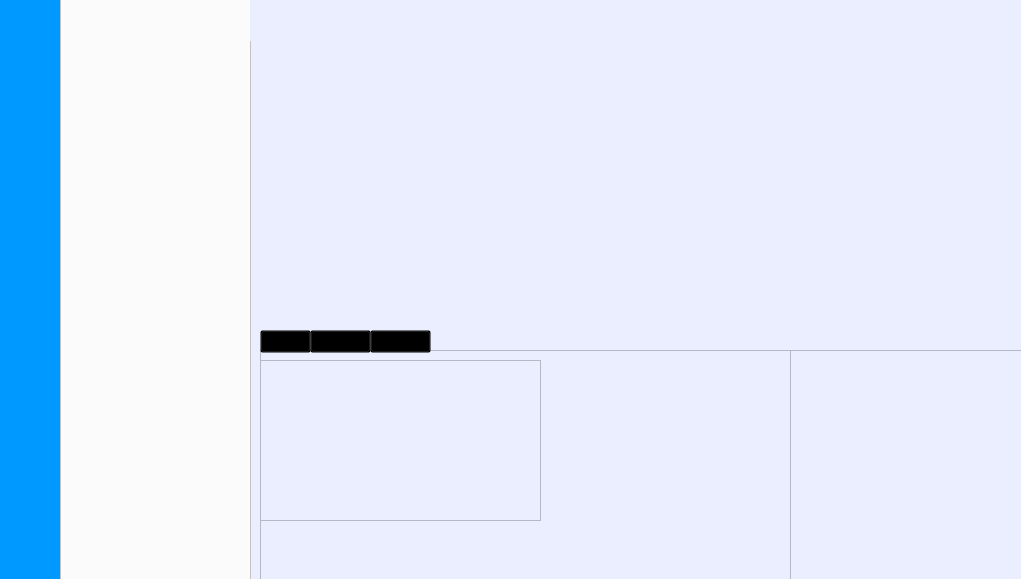
<?xml version="1.0" encoding="UTF-8"?>
<ui version="4.0">
 <class>chat</class>
 <widget class="QWidget" name="chat">
  <property name="geometry">
   <rect>
    <x>0</x>
    <y>0</y>
    <width>1021</width>
    <height>579</height>
   </rect>
  </property>
  <property name="windowTitle">
   <string>QQ</string>
  </property>
  <property name="windowIcon">
   <iconset resource="images.qrc">
    <normaloff>:/src_pic/QQ.jpg</normaloff>:/src_pic/QQ.jpg</iconset>
  </property>
  <property name="styleSheet">
   <string notr="true">background-color: rgb(234, 238, 255);</string>
  </property>
  <widget class="QListWidget" name="listWidget">
   <property name="geometry">
    <rect>
     <x>60</x>
     <y>-10</y>
     <width>191</width>
     <height>601</height>
    </rect>
   </property>
   <property name="styleSheet">
    <string notr="true">background-color: rgb(251, 251, 251);</string>
   </property>
   <property name="verticalScrollBarPolicy">
    <enum>Qt::ScrollBarPolicy::ScrollBarAlwaysOff</enum>
   </property>
   <property name="horizontalScrollBarPolicy">
    <enum>Qt::ScrollBarPolicy::ScrollBarAlwaysOff</enum>
   </property>
  </widget>
  <widget class="QPushButton" name="pushButton_message">
   <property name="geometry">
    <rect>
     <x>0</x>
     <y>130</y>
     <width>61</width>
     <height>41</height>
    </rect>
   </property>
   <property name="styleSheet">
    <string notr="true">border:none;background:transparent;</string>
   </property>
   <property name="text">
    <string/>
   </property>
   <property name="icon">
    <iconset resource="images.qrc">
     <normaloff>:/src_pic/message.png</normaloff>:/src_pic/message.png</iconset>
   </property>
   <property name="iconSize">
    <size>
     <width>40</width>
     <height>40</height>
    </size>
   </property>
  </widget>
  <widget class="QPushButton" name="pushButton_setting">
   <property name="geometry">
    <rect>
     <x>0</x>
     <y>490</y>
     <width>61</width>
     <height>41</height>
    </rect>
   </property>
   <property name="font">
    <font>
     <fontweight>DemiBold</fontweight>
    </font>
   </property>
   <property name="styleSheet">
    <string notr="true">border:none;background:transparent;</string>
   </property>
   <property name="text">
    <string/>
   </property>
   <property name="icon">
    <iconset resource="images.qrc">
     <normaloff>:/src_pic/setting.png</normaloff>:/src_pic/setting.png</iconset>
   </property>
   <property name="iconSize">
    <size>
     <width>35</width>
     <height>35</height>
    </size>
   </property>
  </widget>
  <widget class="QLabel" name="label_2">
   <property name="geometry">
    <rect>
     <x>-10</x>
     <y>-10</y>
     <width>71</width>
     <height>601</height>
    </rect>
   </property>
   <property name="styleSheet">
    <string notr="true">background-color: rgb(0, 153, 255);</string>
   </property>
   <property name="text">
    <string/>
   </property>
  </widget>
  <widget class="QTextEdit" name="textEdit">
   <property name="geometry">
    <rect>
     <x>260</x>
     <y>350</y>
     <width>532</width>
     <height>231</height>
    </rect>
   </property>
   <property name="font">
    <font>
     <pointsize>12</pointsize>
    </font>
   </property>
   <property name="styleSheet">
    <string notr="true">background-color: rgb(234, 238, 255);</string>
   </property>
  </widget>
  <widget class="QPushButton" name="pushButton_qqSpace">
   <property name="geometry">
    <rect>
     <x>0</x>
     <y>250</y>
     <width>61</width>
     <height>41</height>
    </rect>
   </property>
   <property name="styleSheet">
    <string notr="true">border:none;background:transparent;</string>
   </property>
   <property name="text">
    <string/>
   </property>
   <property name="icon">
    <iconset resource="images.qrc">
     <normaloff>:/src_pic/qq_space.png</normaloff>:/src_pic/qq_space.png</iconset>
   </property>
   <property name="iconSize">
    <size>
     <width>40</width>
     <height>40</height>
    </size>
   </property>
  </widget>
  <widget class="QPushButton" name="pushButton_group">
   <property name="geometry">
    <rect>
     <x>0</x>
     <y>200</y>
     <width>61</width>
     <height>31</height>
    </rect>
   </property>
   <property name="styleSheet">
    <string notr="true">border:none;
background:transparent;</string>
   </property>
   <property name="text">
    <string/>
   </property>
   <property name="icon">
    <iconset resource="images.qrc">
     <normaloff>:/src_pic/friends.png</normaloff>:/src_pic/friends.png</iconset>
   </property>
   <property name="iconSize">
    <size>
     <width>30</width>
     <height>30</height>
    </size>
   </property>
  </widget>
  <widget class="QLabel" name="label_showName">
   <property name="geometry">
    <rect>
     <x>250</x>
     <y>0</y>
     <width>761</width>
     <height>41</height>
    </rect>
   </property>
   <property name="font">
    <font>
     <pointsize>15</pointsize>
    </font>
   </property>
   <property name="styleSheet">
    <string notr="true">background-color: rgb(234, 238, 255);</string>
   </property>
   <property name="text">
    <string/>
   </property>
   <property name="alignment">
    <set>Qt::AlignmentFlag::AlignCenter</set>
   </property>
  </widget>
  <widget class="QListWidget" name="listWidget_group_member">
   <property name="geometry">
    <rect>
     <x>790</x>
     <y>350</y>
     <width>311</width>
     <height>231</height>
    </rect>
   </property>
   <property name="styleSheet">
    <string notr="true">background-color: rgb(234, 238, 255);</string>
   </property>
  </widget>
  <widget class="QPushButton" name="pushButton_del_group_mem">
   <property name="geometry">
    <rect>
     <x>970</x>
     <y>550</y>
     <width>51</width>
     <height>31</height>
    </rect>
   </property>
   <property name="styleSheet">
    <string notr="true">background-color:rgba(0,0,0,0);
border:none;</string>
   </property>
   <property name="text">
    <string/>
   </property>
   <property name="icon">
    <iconset theme="QIcon::ThemeIcon::EditDelete"/>
   </property>
   <property name="iconSize">
    <size>
     <width>20</width>
     <height>16</height>
    </size>
   </property>
  </widget>
  <widget class="QPushButton" name="pushButton_add">
   <property name="geometry">
    <rect>
     <x>0</x>
     <y>70</y>
     <width>61</width>
     <height>41</height>
    </rect>
   </property>
   <property name="styleSheet">
    <string notr="true">border:none;background:transparent;</string>
   </property>
   <property name="text">
    <string/>
   </property>
   <property name="icon">
    <iconset resource="images.qrc">
     <normaloff>:/src_pic/insert.png</normaloff>:/src_pic/insert.png</iconset>
   </property>
   <property name="iconSize">
    <size>
     <width>30</width>
     <height>30</height>
    </size>
   </property>
  </widget>
  <widget class="QListWidget" name="listWidget_chatbox">
   <property name="geometry">
    <rect>
     <x>250</x>
     <y>40</y>
     <width>771</width>
     <height>291</height>
    </rect>
   </property>
   <property name="styleSheet">
    <string notr="true">background-color: transparent;</string>
   </property>
   <property name="sortingEnabled">
    <bool>false</bool>
   </property>
  </widget>
  <widget class="QPushButton" name="pushButton_sendEmoj">
   <property name="geometry">
    <rect>
     <x>260</x>
     <y>330</y>
     <width>51</width>
     <height>23</height>
    </rect>
   </property>
   <property name="styleSheet">
    <string notr="true">

background-color:rgba(0,0,0,0);

</string>
   </property>
   <property name="text">
    <string/>
   </property>
   <property name="icon">
    <iconset resource="images.qrc">
     <normaloff>:/src_pic/emoj.png</normaloff>:/src_pic/emoj.png</iconset>
   </property>
   <property name="iconSize">
    <size>
     <width>25</width>
     <height>19</height>
    </size>
   </property>
  </widget>
  <widget class="QPushButton" name="pushButton_sendFile">
   <property name="geometry">
    <rect>
     <x>310</x>
     <y>330</y>
     <width>61</width>
     <height>23</height>
    </rect>
   </property>
   <property name="styleSheet">
    <string notr="true">background-color:rgba(0,0,0,0);</string>
   </property>
   <property name="text">
    <string/>
   </property>
   <property name="icon">
    <iconset resource="images.qrc">
     <normaloff>:/src_pic/file.png</normaloff>:/src_pic/file.png</iconset>
   </property>
   <property name="iconSize">
    <size>
     <width>17</width>
     <height>17</height>
    </size>
   </property>
  </widget>
  <widget class="QPushButton" name="pushButton_sendPic">
   <property name="geometry">
    <rect>
     <x>370</x>
     <y>330</y>
     <width>61</width>
     <height>23</height>
    </rect>
   </property>
   <property name="styleSheet">
    <string notr="true">background-color:rgba(0,0,0,0);</string>
   </property>
   <property name="text">
    <string/>
   </property>
   <property name="icon">
    <iconset resource="images.qrc">
     <normaloff>:/src_pic/pic.png</normaloff>:/src_pic/pic.png</iconset>
   </property>
   <property name="iconSize">
    <size>
     <width>17</width>
     <height>23</height>
    </size>
   </property>
  </widget>
  <widget class="QLabel" name="label_chatbox_bg">
   <property name="geometry">
    <rect>
     <x>250</x>
     <y>330</y>
     <width>771</width>
     <height>31</height>
    </rect>
   </property>
   <property name="styleSheet">
    <string notr="true">background-color: rgb(234, 238, 255);</string>
   </property>
   <property name="text">
    <string/>
   </property>
  </widget>
  <widget class="QTableWidget" name="tableWidget">
   <property name="geometry">
    <rect>
     <x>260</x>
     <y>360</y>
     <width>281</width>
     <height>161</height>
    </rect>
   </property>
   <property name="verticalScrollBarPolicy">
    <enum>Qt::ScrollBarPolicy::ScrollBarAlwaysOff</enum>
   </property>
   <property name="horizontalScrollBarPolicy">
    <enum>Qt::ScrollBarPolicy::ScrollBarAlwaysOff</enum>
   </property>
  </widget>
  <zorder>label_chatbox_bg</zorder>
  <zorder>listWidget_chatbox</zorder>
  <zorder>label_2</zorder>
  <zorder>listWidget</zorder>
  <zorder>pushButton_setting</zorder>
  <zorder>textEdit</zorder>
  <zorder>pushButton_qqSpace</zorder>
  <zorder>pushButton_group</zorder>
  <zorder>pushButton_message</zorder>
  <zorder>label_showName</zorder>
  <zorder>listWidget_group_member</zorder>
  <zorder>pushButton_add</zorder>
  <zorder>pushButton_sendFile</zorder>
  <zorder>pushButton_sendPic</zorder>
  <zorder>pushButton_sendEmoj</zorder>
  <zorder>pushButton_del_group_mem</zorder>
  <zorder>tableWidget</zorder>
 </widget>
 <resources>
  <include location="images.qrc"/>
 </resources>
 <connections/>
</ui>
